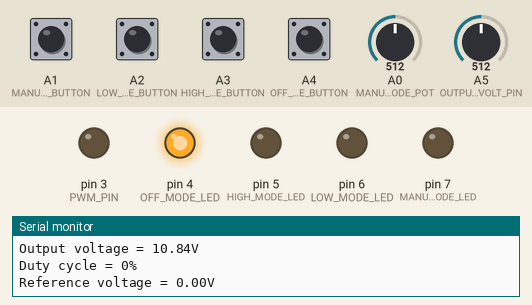
Bench run of a sketch on a simulated Arduino Uno, built with avr-gcc and run on an emulated ATmega328P. Parts: output pins drawn as LEDs (lit = HIGH), the last lines printed to the serial monitor. The inputs (shaded band) are chosen by the test bench; at power-on: A1 (MANUAL_MODE_BUTTON), A2 (LOW_MODE_BUTTON), A3 (HIGH_MODE_BUTTON), A4 (OFF_MODE_BUTTON) LOW, A5 (OUTPUT_VOLT_PIN) = 512, A0 (MANUAL_MODE_POT) = 512.

Above: at 1.3 s.
1.4 s: A2 (LOW_MODE_BUTTON) pulled HIGH for 0.6 s
At 4.9 s:
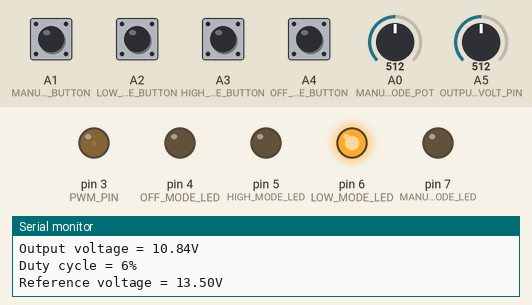
5.0 s: A5 (OUTPUT_VOLT_PIN) set to 662
At 5.9 s:
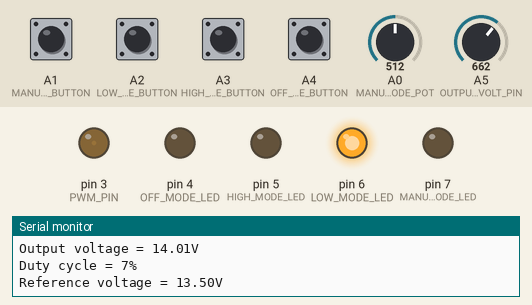
8.0 s: A5 (OUTPUT_VOLT_PIN) set to 685
At 8.4 s:
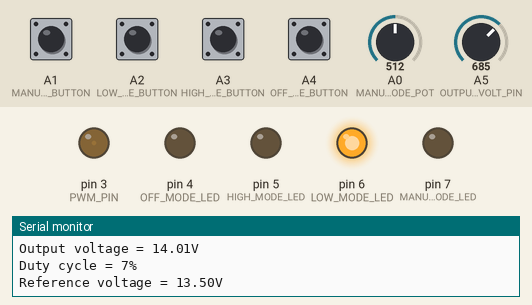
11.0 s: A1 (MANUAL_MODE_BUTTON) pulled HIGH for 0.6 s
At 11.5 s:
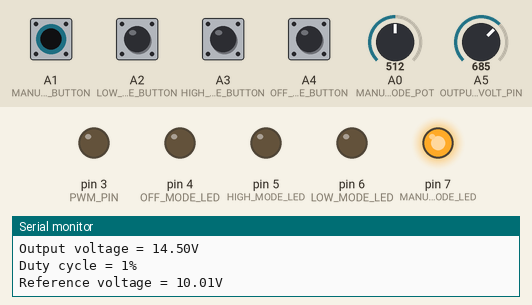
13.1 s: A3 (HIGH_MODE_BUTTON) pulled HIGH for 0.6 s
At 14.8 s:
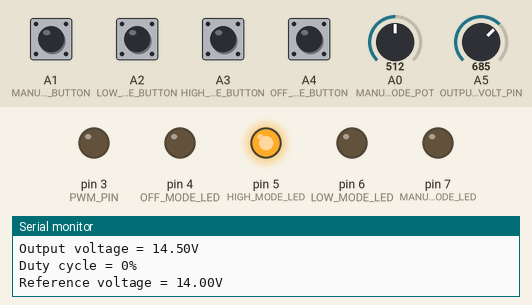
15.2 s: A2 (LOW_MODE_BUTTON) pulled HIGH for 1 s
At 16.8 s:
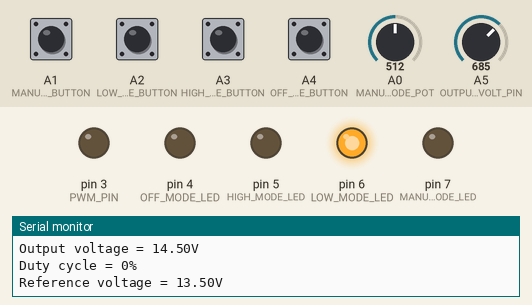
Timing chart, 0 to 18.3 s (numbered marks = the images above; inputs shaded):
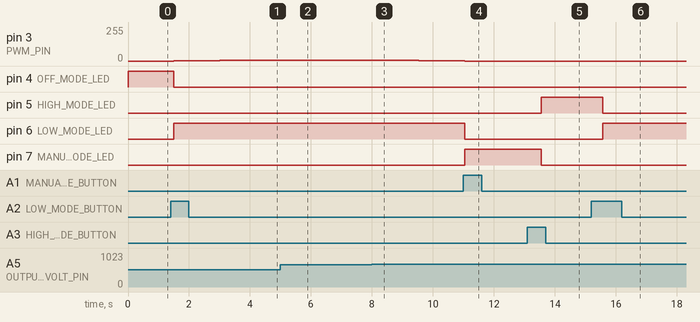

Measured:
- after the input at 1.4 s, pin 3 (PWM_PIN): moves from 0/255 to 7/255 over 3.0 s, starting after 0.10 s; pin 4 (OFF_MODE_LED): HIGH → LOW after 0.10 s; pin 6 (LOW_MODE_LED): LOW → HIGH after 0.10 s
- after the input at 5.0 s, pin 3 (PWM_PIN): stays 7/255 (without the input it goes to 8/255 after 0.02 s)
- after the input at 8.0 s, pin 3 (PWM_PIN): moves from 7/255 to 1/255 over 2.5 s, starting at once
- after the input at 11.0 s, pin 6 (LOW_MODE_LED): HIGH → LOW at once; pin 7 (MANUAL_MODE_LED): LOW → HIGH at once
- after the input at 13.1 s, pin 5 (HIGH_MODE_LED): LOW → HIGH after 0.46 s; pin 7 (MANUAL_MODE_LED): HIGH → LOW after 0.46 s
- after the input at 15.2 s, pin 5 (HIGH_MODE_LED): HIGH → LOW after 0.36 s; pin 6 (LOW_MODE_LED): LOW → HIGH after 0.36 s

The sketch:

charge_controller.ino
```cpp
// Pin labels
// ----------
// Analog mesurement pin
#define OUTPUT_VOLT_PIN     A5
// Push button pins
#define OFF_MODE_BUTTON     A4
#define HIGH_MODE_BUTTON    A3
#define LOW_MODE_BUTTON     A2
#define MANUAL_MODE_BUTTON  A1
// Potentiometer pin
#define MANUAL_MODE_POT     A0
// PWM pin
#define PWM_PIN             3
// LED pins
#define OFF_MODE_LED        4
#define HIGH_MODE_LED       5
#define LOW_MODE_LED        6
#define MANUAL_MODE_LED     7

// State holders
// -------------
// Source selector operating mode
enum operating_mode {off, high, low, manual};
enum operating_mode current_operating_mode = off;

// Global variables
// ----------------
// Output voltage reference value
const float high_mode_output_ref  = 14.0; // Units of volts
const float low_mode_output_ref   = 13.5; // Units of volts
float output_ref = 0;
// Duty cycle
unsigned int duty_cycle = 0;
const int max_duty_cycle = 0.35*255;
// Output voltage value
float output_val;

void setup() {
  // Initializations
  // ---------------
  // Analog measurement pin
  pinMode(OUTPUT_VOLT_PIN, INPUT);
  // Push button pins
  pinMode(OFF_MODE_BUTTON, INPUT);
  pinMode(HIGH_MODE_BUTTON, INPUT);
  pinMode(LOW_MODE_BUTTON, INPUT);
  pinMode(MANUAL_MODE_BUTTON, INPUT);
  // Potentiometer pin
  pinMode(MANUAL_MODE_POT, INPUT);
  // PWM pin
  pinMode(PWM_PIN, OUTPUT);
  // LED pins
  pinMode(OFF_MODE_LED, OUTPUT);
  pinMode(HIGH_MODE_LED, OUTPUT);
  pinMode(LOW_MODE_LED, OUTPUT);
  pinMode(MANUAL_MODE_LED, OUTPUT);
  digitalWrite(OFF_MODE_LED, HIGH);
  digitalWrite(HIGH_MODE_LED, LOW);
  digitalWrite(LOW_MODE_LED, LOW);
  digitalWrite(MANUAL_MODE_LED, LOW);

  // Serial communication initialization
  Serial.begin(9600);
}
void loop() {
  // To Do:
  // ------
  // Set up pushbuttons to interrupts
  // Proturb and observe

  Update_current_mode();
  // Update reference voltage if in manual mode
  if (current_operating_mode == manual) {
    output_ref = (analogRead(MANUAL_MODE_POT)/1023.0)*20; // Max output of 20V
  }
  Update_duty_cycle();
  Print_output_ref();
  Print_output_val();
  Print_duty_cycle();


}

// Update current mode
// -------------------
// Polls the push buttons
void Update_current_mode(void) {
  if ((digitalRead(OFF_MODE_BUTTON) == HIGH) && (current_operating_mode != off)) {
    current_operating_mode = off;
    duty_cycle = 0;
    output_ref = 0;
    Turn_mode_LEDs_off();
    digitalWrite(OFF_MODE_LED, HIGH);
  }
  if ((digitalRead(HIGH_MODE_BUTTON) == HIGH) && (current_operating_mode != high)) {
    current_operating_mode = high;
    output_ref = high_mode_output_ref;
    Turn_mode_LEDs_off();
    digitalWrite(HIGH_MODE_LED, HIGH);
  }
  if ((digitalRead(LOW_MODE_BUTTON) == HIGH) && (current_operating_mode != low)) {
    current_operating_mode = low;
    output_ref = low_mode_output_ref;
    Turn_mode_LEDs_off();
    digitalWrite(LOW_MODE_LED, HIGH);
  }
  if ((digitalRead(MANUAL_MODE_BUTTON) == HIGH) && (current_operating_mode != manual)) {
    current_operating_mode = manual;
    output_ref = 0; // Value in update in proceeding code
    Turn_mode_LEDs_off();
    digitalWrite(MANUAL_MODE_LED, HIGH);
  }
}

// Turn mode LEDs off
// ------------------
void Turn_mode_LEDs_off(void) {
  digitalWrite(OFF_MODE_LED, LOW);
  digitalWrite(HIGH_MODE_LED, LOW);
  digitalWrite(LOW_MODE_LED, LOW);
  digitalWrite(MANUAL_MODE_LED, LOW);
}

// Print output reference voltage
// ------------------------------
void Print_output_ref(void) {
  Serial.print("Reference voltage = ");
  Serial.print(output_ref);
  Serial.print("V\n");
  delay(500);
}

// Update duty cycle
// -----------------
void Update_duty_cycle(void) {
  // Read current output voltage val
  output_val = (analogRead(OUTPUT_VOLT_PIN)/1023.0)*5*4.33;

  // If in off mode, set duty cycle equal to zero
  if (output_ref == 0) {
    analogWrite(PWM_PIN, duty_cycle);
  }
  // If output voltage within tolerance, then don't change duty cycle
  //else if ((output_val > (output_ref - output_ref * 0.05)) && (output_val < (output_ref + output_ref * 0.05))
    //return(1);
  // If output voltage below tolerance, increase duty cycle
  else if ((output_val <= (output_ref - output_ref * 0.05)) && (duty_cycle < max_duty_cycle)) {
    duty_cycle++;
    analogWrite(PWM_PIN, duty_cycle);
  }
  // If output voltage above tolerance, decrease duty cycle
  else if ((output_val >= (output_ref + output_ref * 0.05)) && (duty_cycle > 0)) {
    duty_cycle--;
    analogWrite(PWM_PIN, duty_cycle);
  }
}

// Print output voltage
// ------------------------------
void Print_output_val(void) {
  Serial.print("Output voltage = ");
  Serial.print(output_val);
  Serial.print("V\n");
  //delay(500);
}

// Print duty cycle
// ------------------------------
void Print_duty_cycle(void) {
  Serial.print("Duty cycle = ");
  Serial.print(duty_cycle);
  Serial.print("%\n");
  //delay(500);
}

/*

float pot_val;
float out_val;
float duty_cycle = 0;
const int DC_max = 75;
float ref_voltage = 15.0;

void setup() {
  // Analog measurements
  //pinMode(POT_pin, INPUT);
  //pinMode(OUT_pin, INPUT);

  // PWM stuff
  //pinMode(PWM_pin, OUTPUT);
  //Set_PWM_Frequency__MEGA(PWM_pin, 1);
  //TCCR0B = TCCR0B & 0xF8 | 0x01; // Pin 5; 62.5kHz
  //Serial.begin(9600);
}
void loop() {

  pot_val = (analogRead(POT_pin)/1023.0)*5;
  out_val = (analogRead(OUT_pin)/1023.0)*5*4.39;


  if (out_val > (ref_voltage+0.1))
    duty_cycle--;
  else if ((out_val < (ref_voltage-0.1)) && (duty_cycle < DC_max))
    duty_cycle++;

  // Make sure DC is within range
  if (duty_cycle > DC_max) {
    analogWrite(PWM_pin, 0);
    Serial.print("Error!\n");
    while(1);
  }

  //duty_cycle = pot_val/5.0;
  //analogWrite(PWM_pin, duty_cycle*256);
  analogWrite(PWM_pin, (duty_cycle/100)*256);
  Serial.print("POT: ");  Serial.print(pot_val);
  Serial.print("  OUT: ");  Serial.print(out_val);
  Serial.print("   DC: ");   Serial.print(duty_cycle);
  Serial.print("\n");
  delay(10 000);
}
*/

/* Set PWM Frequency on Arduino MEGA 2560 */
// TCCR: Timer Counter Control Register
// This function will affect the Arduino timers
/*
void Set_PWM_Frequency__MEGA(int pin, int prescaler) {
  byte mode;
  switch(prescaler) {
    case 1:     mode = 0x01; break;
    case 8:     mode = 0x02; break;
    case 32:    mode = 0x03; break;
    case 64:    mode = 0x04; break;
    case 128:   mode = 0x05; break;
    case 256:   mode = 0x06; break;
    case 1024:  mode = 0x07; break;
    default: return;
  }
  switch(pin) {
    case 2:     TCCR3B = TCCR3B & 0xF8 | mode; break; // 32kHz
    case 3:     TCCR3B = TCCR3B & 0xF8 | mode; break; // 32kHz
    case 4:     TCCR0B = TCCR0B & 0xF8 | mode; break; // 64kHz
    case 5:     TCCR3B = TCCR3B & 0xF8 | mode; break; // 32kHz
    case 6:     TCCR4B = TCCR4B & 0xF8 | mode; break; // 32kHz
    case 7:     TCCR4B = TCCR4B & 0xF8 | mode; break; // 32kHz
    case 8:     TCCR4B = TCCR4B & 0xF8 | mode; break; // 32kHz
    case 9:     TCCR2B = TCCR2B & 0xF8 | mode; break; // 32kHz
    case 10:    TCCR2B = TCCR2B & 0xF8 | mode; break; // 32kHz
    case 11:    TCCR1B = TCCR1B & 0xF8 | mode; break; // 32kHz
    case 12:    TCCR1B = TCCR1B & 0xF8 | mode; break; // 32kHz
    case 13:    TCCR0B = TCCR0B & 0xF8 | mode; break; // 64kHz
    default: return;
  }
}
*/
```
